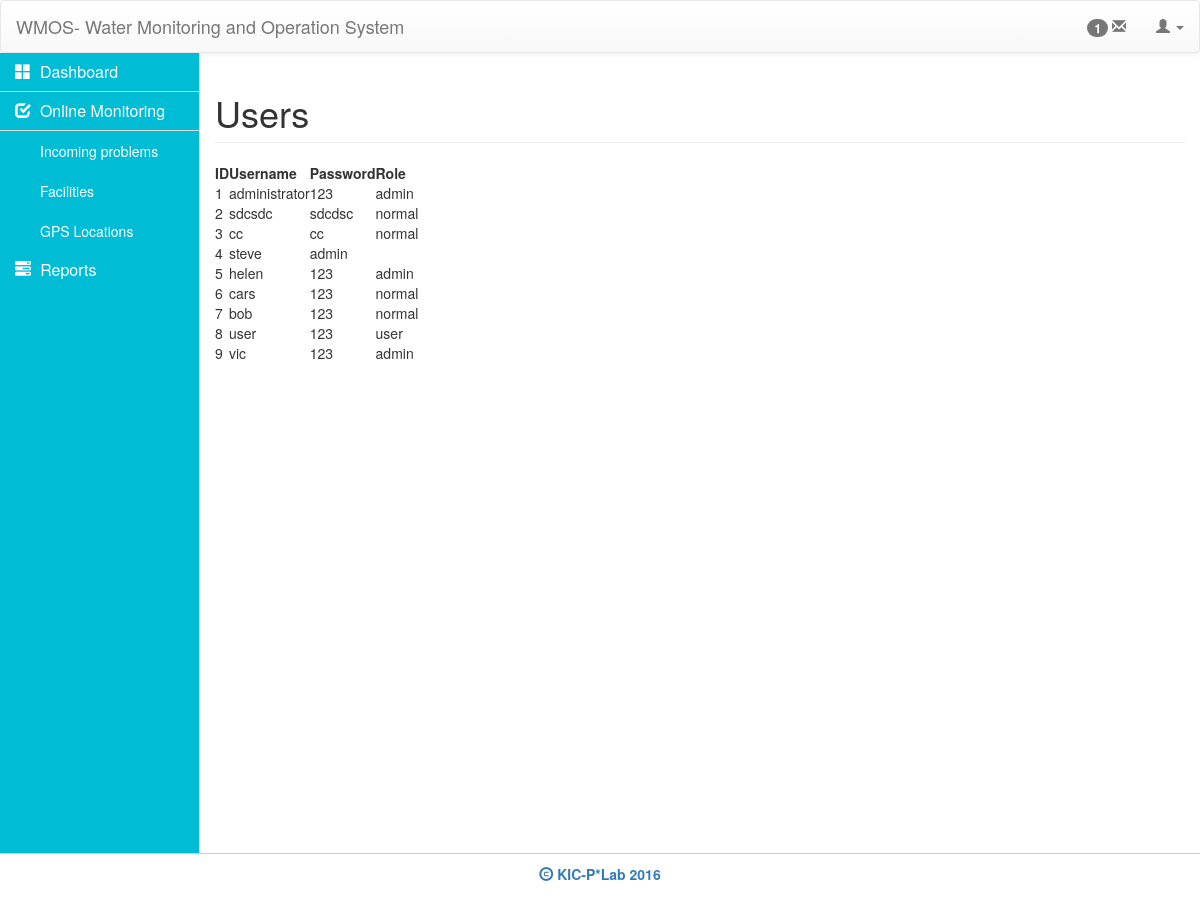
Page /users.php (signed in) on the committed database.
### tables this page shows
CREATE TABLE `user` (
  `id` int(11) NOT NULL,
  `username` varchar(100) NOT NULL,
  `password` text NOT NULL,
  `role` varchar(100) NOT NULL
);

### functions/query.func.php (called while the page is built, shortened)
<?php
function getAll($table=""){
	global $conn;
	$sql = "SELECT * FROM $table";
	$result = mysqli_query($conn,$sql) or die(mysqli_error($conn));
	while ($row = mysqli_fetch_assoc($result)) {
		$data[] = $row;
	}
	return $data;
}
 ?>

### users.php (the view, shortened to what this page needs)
<?php
include 'database.php';
include 'functions/query.func.php';
$u = getAll('user');
?>
<!DOCTYPE html>
<html>
<head>
	<?php include "includes/_csslinks.php"; ?>
</head>
<body>
	<?php include 'includes/_header.php'; ?>
	<div class= "container-fluid">
		<div class="row">
			<?php include "includes/_sidebar.php"; ?>
			<div class="col-md-10">
				<h1 class="page-header">Users</h1>
				<div class="row">
					<div class="col-md-12">
						<table class="hover row-border compact" id="sms-table">
		                    <thead>
	                            <tr>
	                                <th>ID</th>
	                                <th>Username</th>
	                                <th>Password</th>
	                                <th>Role</th>
	                            </tr>
	                        </thead>
	                        <tbody>
	                        	<?php
	                        		$i = 1;
	                        		if ($u):
		                        		foreach ($u as $key => $user):
	                        	 ?>
		                            <tr>
		                                <td><?php echo $i++ ?></td>
		                                <td><?php echo $user['username'] ?></td>
		                                <td><?php echo $user['password'] ?></td>
		                                <td><?php echo $user['role'] ?></td>
		                            </tr>
	                            <?php
										endforeach;
		                           	endif;
	                             ?>
	                        </tbody>
	                    </table>
					</div>
				</div>
			</div>
		</div>
		 <?php include "includes/_footer.php"; ?>
	</div>
<?php include "includes/_jslinks.php"; ?>
</body>
</html>

### includes/_csslinks.php (shortened to what this page needs)
<!DOCTYPE html>
<html>
<head>
	<link rel="stylesheet" type="text/css" href="styles/bootstrap/css/bootstrap.min.css">
	<link rel="stylesheet" type="text/css" href="styles/bootstrap/css/bootstrap-theme.min.css">
	<link rel="stylesheet" type="text/css" href="styles/majismain.css">
	<link rel="stylesheet" type="text/css" href="https://cdn.datatables.net/s/dt/dt-1.10.10/datatables.min.css"/>
</head>
<body>
</body>
</html>

### includes/_header.php (shortened to what this page needs)
<nav class="navbar navbar-default">
	  <div class="container-fluid">
	    <div class="navbar-header">
	      <a class="navbar-brand" href="#">WMOS- Water Monitoring and Operation System</a>
	    </div>
	    <ul class="nav navbar-nav navbar-right">
	    	<li>
	    		<a href="">
		    		<span class="badge">1</span>
		    		<span class="glyphicon glyphicon-envelope"></span>
	    		</a>
	    	</li>
			<li class="dropdown">
				<a href="#" class="dropdown-toggle" data-toggle="dropdown" role="button" aria-haspopup="true" aria-expanded="false"><span class="glyphicon glyphicon-user"></span> <span class="caret"></span>
				</a>
			</li>
		</ul>
	  </div>
</nav>

### includes/_sidebar.php (shortened to what this page needs)
<div class="col-md-2 sidebar" id="side-bar">
	<div class="panel-group" id="accordion" role="tablist" aria-multiselectable="true">
		<div class="panel panel-default">
			<div class="panel-heading" role="tab" id="headingOne">
				<h4 class="panel-title">
					<a role="button" data-toggle="collapse" data-parent="#accordion" href="#x" aria-expanded="false" aria-controls="x">
					<span class="glyphicon glyphicon-th-large"> </span>&nbsp;&nbsp;<a href="index.php">Dashboard</a>
				</a>
				</h4>
			</div>
			<div id="x" class="panel-collapse collapse in" role="tabpanel" aria-labelledby="headingOne">
			</div>
		</div>
		<div class="panel panel-default">
			<div class="panel-heading" role="tab" id="headingOne">
				<h4 class="panel-title">
					<a role="button" data-toggle="collapse" data-parent="#accordion" href="#collapseOne" aria-expanded="true" aria-controls="collapseOne">
						<span class="glyphicon glyphicon-check"></span>&nbsp;&nbsp;Online Monitoring
					</a>
				</h4>
			</div>
			<div id="collapseOne" class="panel-collapse collapse in" role="tabpanel" aria-labelledby="headingOne">
				<div class="panel-body side-bar-body">
					<ul>
						<a href="problems.php">
							<li>Incoming problems</li>
						</a>
						<a href="facilities.php">
							<li>Facilities</li>
						</a>
						<a href="gps.php">
							<li>GPS Locations</li>
						</a>
					</ul>
				</div>
			</div>
		</div>
		<div class="panel panel-default">
			<div class="panel-heading" role="tab" id="headingTwo">
				<h4 class="panel-title">
					<a class="collapsed" role="button" data-toggle="collapse" data-parent="#accordion" href="#collapseTwo" aria-expanded="true" aria-controls="collapseTwo">
						<span class="glyphicon glyphicon-tasks"></span>&nbsp;&nbsp;Reports
					</a>
				</h4>
			</div>
		</div>
	</div>
</div>

### includes/_footer.php
<div class="row">
	        <footer>
	        	<div class="copyright">
					<span class="glyphicon glyphicon-copyright-mark"> </span>
					KIC-P*Lab 2016
				</div>
			</footer>
		</div>

### includes/_jslinks.php (shortened to what this page needs)
<link rel="stylesheet" href="//code.jquery.com/ui/1.11.4/themes/smoothness/jquery-ui.css">

### styles/majismain.css (style rules this page uses)
.navbar { margin-bottom: 0px; }
.sidebar { background-color:#00bcd4; padding-left: 0px; padding-right: 0px; border-right: 1px solid #d8d7d7; min-height: 100vh; }
.side-bar-body li { padding-top: 10px; padding-bottom: 10px; list-style: none; color: #fff; padding-left: 40px; background-color: #00bcd4; font-weight: 500; }
#side-bar .glyphicon { color: #fff; }
.side-bar-body ul { padding-left: 0px; margin-bottom: 0px; }
#side-bar .panel-body { padding-top: 0px; padding-left: 0px; padding-right: 0px; padding-bottom: 0px; }
#side-bar .panel { border-radius: 0px; margin-top: 0px; border:none; box-shadow: none; -webkit-box-shadow:none; }
#side-bar .panel-title a { color: #fff; text-decoration: none; font-weight: 500; }
#side-bar .panel-default { border-radius: 0px; margin-top: 0px; border-color: transparent; }
#side-bar .panel-heading { background-color: #00bcd4; background-image: none; border-radius: 0px; border-bottom: none; }
.sidebar ul { padding: 0px; }
footer { height: 50px; border-top: solid 1px #cecece; }
.copyright { padding-top: 10px; text-align: center; color: #337ab7; font-weight: bold; font-size: 14px; }

### rows in the picture
user: username "administrator", password "123", role "admin"
user: username "sdcsdc", password "sdcdsc", role "normal"
user: username "cc", password "cc", role "normal"
user: username "steve", password "admin"
user: username "helen", password "123", role "admin"
user: username "cars", password "123", role "normal"
user: username "bob", password "123", role "normal"
user: username "user", password "123", role "user"
user: username "vic", password "123", role "admin"
